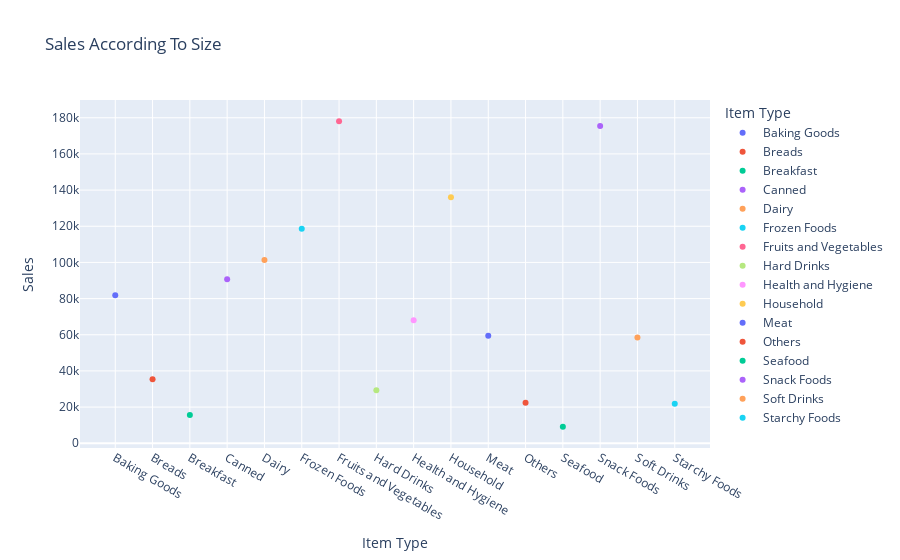

This figure's notebook cell:
### Code cell
Scatter_plot_Display_According_To_Item_Type=px.scatter(data_frame=Display_According_To_Item_Type,x="Item Type",y="Sales",title="Sales According To Size",color="Item Type")
Scatter_plot_Display_According_To_Item_Type

### Figure 1 — Plotly figure (JSON) as saved in the notebook; plotly's stock layout.template omitted (floating-point values rounded to 4 significant figures)
{"data": [{"hovertemplate": "Item Type=%{x}<br>Sales=%{y}<extra></extra>", "legendgroup": "Baking Goods", "marker": {"color": "#636efa", "symbol": "circle"}, "mode": "markers", "name": "Baking Goods", "orientation": "v", "showlegend": true, "type": "scatter", "x": ["Baking Goods"], "xaxis": "x", "y": [81890.0], "yaxis": "y"}, {"hovertemplate": "Item Type=%{x}<br>Sales=%{y}<extra></extra>", "legendgroup": "Breads", "marker": {"color": "#EF553B", "symbol": "circle"}, "mode": "markers", "name": "Breads", "orientation": "v", "showlegend": true, "type": "scatter", "x": ["Breads"], "xaxis": "x", "y": [35380.0], "yaxis": "y"}, {"hovertemplate": "Item Type=%{x}<br>Sales=%{y}<extra></extra>", "legendgroup": "Breakfast", "marker": {"color": "#00cc96", "symbol": "circle"}, "mode": "markers", "name": "Breakfast", "orientation": "v", "showlegend": true, "type": "scatter", "x": ["Breakfast"], "xaxis": "x", "y": [15600.0], "yaxis": "y"}, {"hovertemplate": "Item Type=%{x}<br>Sales=%{y}<extra></extra>", "legendgroup": "Canned", "marker": {"color": "#ab63fa", "symbol": "circle"}, "mode": "markers", "name": "Canned", "orientation": "v", "showlegend": true, "type": "scatter", "x": ["Canned"], "xaxis": "x", "y": [90710.0], "yaxis": "y"}, {"hovertemplate": "Item Type=%{x}<br>Sales=%{y}<extra></extra>", "legendgroup": "Dairy", "marker": {"color": "#FFA15A", "symbol": "circle"}, "mode": "markers", "name": "Dairy", "orientation": "v", "showlegend": true, "type": "scatter", "x": ["Dairy"], "xaxis": "x", "y": [101300.0], "yaxis": "y"}, {"hovertemplate": "Item Type=%{x}<br>Sales=%{y}<extra></extra>", "legendgroup": "Frozen Foods", "marker": {"color": "#19d3f3", "symbol": "circle"}, "mode": "markers", "name": "Frozen Foods", "orientation": "v", "showlegend": true, "type": "scatter", "x": ["Frozen Foods"], "xaxis": "x", "y": [118600.0], "yaxis": "y"}, {"hovertemplate": "Item Type=%{x}<br>Sales=%{y}<extra></extra>", "legendgroup": "Fruits and Vegetables", "marker": {"color": "#FF6692", "symbol": "circle"}, "mode": "markers", "name": "Fruits and Vegetables", "orientation": "v", "showlegend": true, "type": "scatter", "x": ["Fruits and Vegetables"], "xaxis": "x", "y": [178100.0], "yaxis": "y"}, {"hovertemplate": "Item Type=%{x}<br>Sales=%{y}<extra></extra>", "legendgroup": "Hard Drinks", "marker": {"color": "#B6E880", "symbol": "circle"}, "mode": "markers", "name": "Hard Drinks", "orientation": "v", "showlegend": true, "type": "scatter", "x": ["Hard Drinks"], "xaxis": "x", "y": [29330.0], "yaxis": "y"}, {"hovertemplate": "Item Type=%{x}<br>Sales=%{y}<extra></extra>", "legendgroup": "Health and Hygiene", "marker": {"color": "#FF97FF", "symbol": "circle"}, "mode": "markers", "name": "Health and Hygiene", "orientation": "v", "showlegend": true, "type": "scatter", "x": ["Health and Hygiene"], "xaxis": "x", "y": [68030.0], "yaxis": "y"}, {"hovertemplate": "Item Type=%{x}<br>Sales=%{y}<extra></extra>", "legendgroup": "Household", "marker": {"color": "#FECB52", "symbol": "circle"}, "mode": "markers", "name": "Household", "orientation": "v", "showlegend": true, "type": "scatter", "x": ["Household"], "xaxis": "x", "y": [136000.0], "yaxis": "y"}, {"hovertemplate": "Item Type=%{x}<br>Sales=%{y}<extra></extra>", "legendgroup": "Meat", "marker": {"color": "#636efa", "symbol": "circle"}, "mode": "markers", "name": "Meat", "orientation": "v", "showlegend": true, "type": "scatter", "x": ["Meat"], "xaxis": "x", "y": [59450.0], "yaxis": "y"}, {"hovertemplate": "Item Type=%{x}<br>Sales=%{y}<extra></extra>", "legendgroup": "Others", "marker": {"color": "#EF553B", "symbol": "circle"}, "mode": "markers", "name": "Others", "orientation": "v", "showlegend": true, "type": "scatter", "x": ["Others"], "xaxis": "x", "y": [22450.0], "yaxis": "y"}, {"hovertemplate": "Item Type=%{x}<br>Sales=%{y}<extra></extra>", "legendgroup": "Seafood", "marker": {"color": "#00cc96", "symbol": "circle"}, "mode": "markers", "name": "Seafood", "orientation": "v", "showlegend": true, "type": "scatter", "x": ["Seafood"], "xaxis": "x", "y": [9078.0], "yaxis": "y"}, {"hovertemplate": "Item Type=%{x}<br>Sales=%{y}<extra></extra>", "legendgroup": "Snack Foods", "marker": {"color": "#ab63fa", "symbol": "circle"}, "mode": "markers", "name": "Snack Foods", "orientation": "v", "showlegend": true, "type": "scatter", "x": ["Snack Foods"], "xaxis": "x", "y": [175400.0], "yaxis": "y"}, {"hovertemplate": "Item Type=%{x}<br>Sales=%{y}<extra></extra>", "legendgroup": "Soft Drinks", "marker": {"color": "#FFA15A", "symbol": "circle"}, "mode": "markers", "name": "Soft Drinks", "orientation": "v", "showlegend": true, "type": "scatter", "x": ["Soft Drinks"], "xaxis": "x", "y": [58510.0], "yaxis": "y"}, {"hovertemplate": "Item Type=%{x}<br>Sales=%{y}<extra></extra>", "legendgroup": "Starchy Foods", "marker": {"color": "#19d3f3", "symbol": "circle"}, "mode": "markers", "name": "Starchy Foods", "orientation": "v", "showlegend": true, "type": "scatter", "x": ["Starchy Foods"], "xaxis": "x", "y": [21880.0], "yaxis": "y"}], "layout": {"legend": {"title": {"text": "Item Type"}, "tracegroupgap": 0}, "title": {"text": "Sales According To Size"}, "xaxis": {"anchor": "y", "categoryarray": ["Baking Goods", "Breads", "Breakfast", "Canned", "Dairy", "Frozen Foods", "Fruits and Vegetables", "Hard Drinks", "Health and Hygiene", "Household", "Meat", "Others", "Seafood", "Snack Foods", "Soft Drinks", "Starchy Foods"], "categoryorder": "array", "domain": [0, 1], "title": {"text": "Item Type"}}, "yaxis": {"anchor": "x", "domain": [0, 1], "title": {"text": "Sales"}}}}
